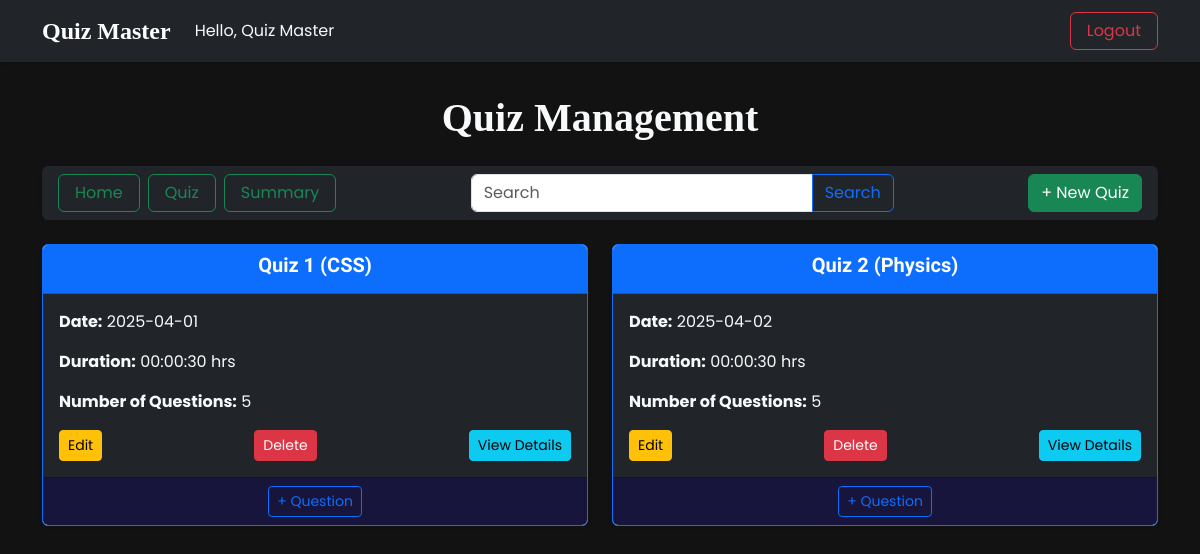
Page /quiz (signed in) on the committed database.
### applications/models.py (models this page shows)
class Quiz(db.Model):
    id = db.Column(db.Integer, primary_key=True, autoincrement=True)
    chapter_id = db.Column(db.Integer, db.ForeignKey('chapter.id', ondelete="CASCADE"), unique=True, nullable=False)
    date_of_quiz = db.Column(db.Date, nullable=False)
    time_duration = db.Column(db.String(10), nullable=False)
    remarks = db.Column(db.Text, nullable=True)
    questions = db.relationship('Question', backref='quiz', cascade="all, delete-orphan")
    scores = db.relationship('Score', backref='quiz', lazy=True)

class Chapter(db.Model):
    id = db.Column(db.Integer, primary_key=True, autoincrement=True)
    name = db.Column(db.String(100), nullable=False, unique=True)
    description = db.Column(db.Text, nullable=True)
    subject_id = db.Column(db.Integer, db.ForeignKey('subject.id'), nullable=False)
    quizzes = db.relationship('Quiz', backref='chapter', cascade="all, delete")

### applications/routes.py (the view)
@app.route('/quiz')
def quiz():
    if 'user_email' not in session:
        flash("Please log in to access the dashboard.", "warning")
        return redirect(url_for('login'))
    if session['user_role'] != 'admin':
        flash("You are not authorized to access this page.", "warning")
        return redirect(url_for('user_dashboard'))
    all_quiz = Quiz.query.all()  # Fetch all quizzes from the database
    all_chapters = Chapter.query.all() # Fetch all chapters from the database
    quiz_chapter_map = {quiz.id: quiz.chapter_id for quiz in all_quiz}
    return render_template("quiz.html", quizzes=all_quiz, chapters=all_chapters, quiz_chapter_map=quiz_chapter_map)

### templates/quiz.html (shortened to what this page needs)
{% extends "base.html" %}
{% block body %}
<div class="container mt-4">
    <h1 class="formal text-center text-light mt-2 mb-4"><b>Quiz Management</b></h1>
    <div class="d-flex justify-content-between align-items-center p-3 bg-dark rounded shadow-sm py-2 mt-2 mb-4">
        <nav class="d-flex justify-content-between align-items-center gap-2">
            <a class="btn btn-outline-success px-3" href="{{url_for('admin_dashboard')}}">Home</a>
            <a class="btn btn-outline-success px-3" href="{{url_for('quiz')}}">Quiz</a>
            <a class="btn btn-outline-success px-3" href="{{ url_for('summary') }}">Summary</a>
        </nav>
        <div class="d-flex align-items-center gap-3">
            <form method="GET" action="{{ url_for('search') }}">
                <div class="input-group">
                    <input type="search" name="query" class="form-control" placeholder="Search" required />
                    <button type="submit" class="btn btn-outline-primary">Search</button>
                </div>
            </form>
        </div>
        <button type="button" class="btn btn-success" data-bs-toggle="modal" data-bs-target="#exampleModalCenter">
            + New Quiz
        </button>
    </div>
    <div class="row">
        {% for quiz in quizzes %}
        <div class="col-md-6">
            <div class="card border-primary shadow-sm mb-3">
                <div class="card-header bg-primary text-white text-center">
                    <a style="hover: none; text-decoration: none; color: inherit;" data-toggle="tooltip" title="Click to view details" href="{{ url_for('quiz_details', quiz_id=quiz.id) }}">
                        <h5 class="heading"><b>Quiz {{ quiz.id }} ({{ chapters[quiz.chapter_id|int - 1].name }}) </b></h5>
                    </a>
                </div>
                <div class="card-body bg-dark text-light">
                    <p><strong>Date:</strong> {{ quiz.date_of_quiz }}</p>
                    <p><strong>Duration:</strong> {{ quiz.time_duration }} hrs</p>
                    <p><strong>Number of Questions:</strong> {{ quiz.questions|length }}</p>
                    <div class="d-flex justify-content-between">
                        <a href="{{ url_for('edit_quiz', quiz_id=quiz.id) }}" class="btn btn-warning btn-sm">Edit</a>
                        <form action="{{ url_for('delete_quiz', quiz_id=quiz.id) }}" method="POST" class="d-inline">
                            <button type="submit" class="btn btn-danger btn-sm" onclick="return confirm('Are you sure you want to delete this Quiz?')">Delete</button>
                        </form>
                        <a href="{{ url_for('quiz_details', quiz_id=quiz.id) }}" class="btn btn-info btn-sm">View Details</a>
                    </div>
                </div>
                <div style="background-color: #17153B;" class="card-footer text-light text-center">
                    <a href="{{ url_for('add_question', quiz_id=quiz.id) }}" class="btn btn-outline-primary btn-sm">+ Question</a>
                </div>
            </div>
        </div>
        {% endfor %}
    </div>
</div>
{% endblock %}

### static/style.css (style rules this page uses)
* { margin: 0; padding: 0; box-sizing: border-box; }
html, body { height: 100%; overflow-x: hidden; }
html { scroll-behavior: smooth; }
body { background-color: #121212; color: #E0E0E0; font-family: 'Poppins', sans-serif; }
.heading { font-family: 'Delius', cursive; }
.formal { font-family: 'Times New Roman', Times, serif; }

### rows in the picture
Quiz: id "1", date_of_quiz "2025-04-01", time_duration "00:00:30", questions|length "5"
Chapter: name "CSS"
Quiz: id "2", date_of_quiz "2025-04-02", time_duration "00:00:30", questions|length "5"
Chapter: name "Physics"

### other values in the picture
{{ session['user_name'] }} "Quiz Master"
